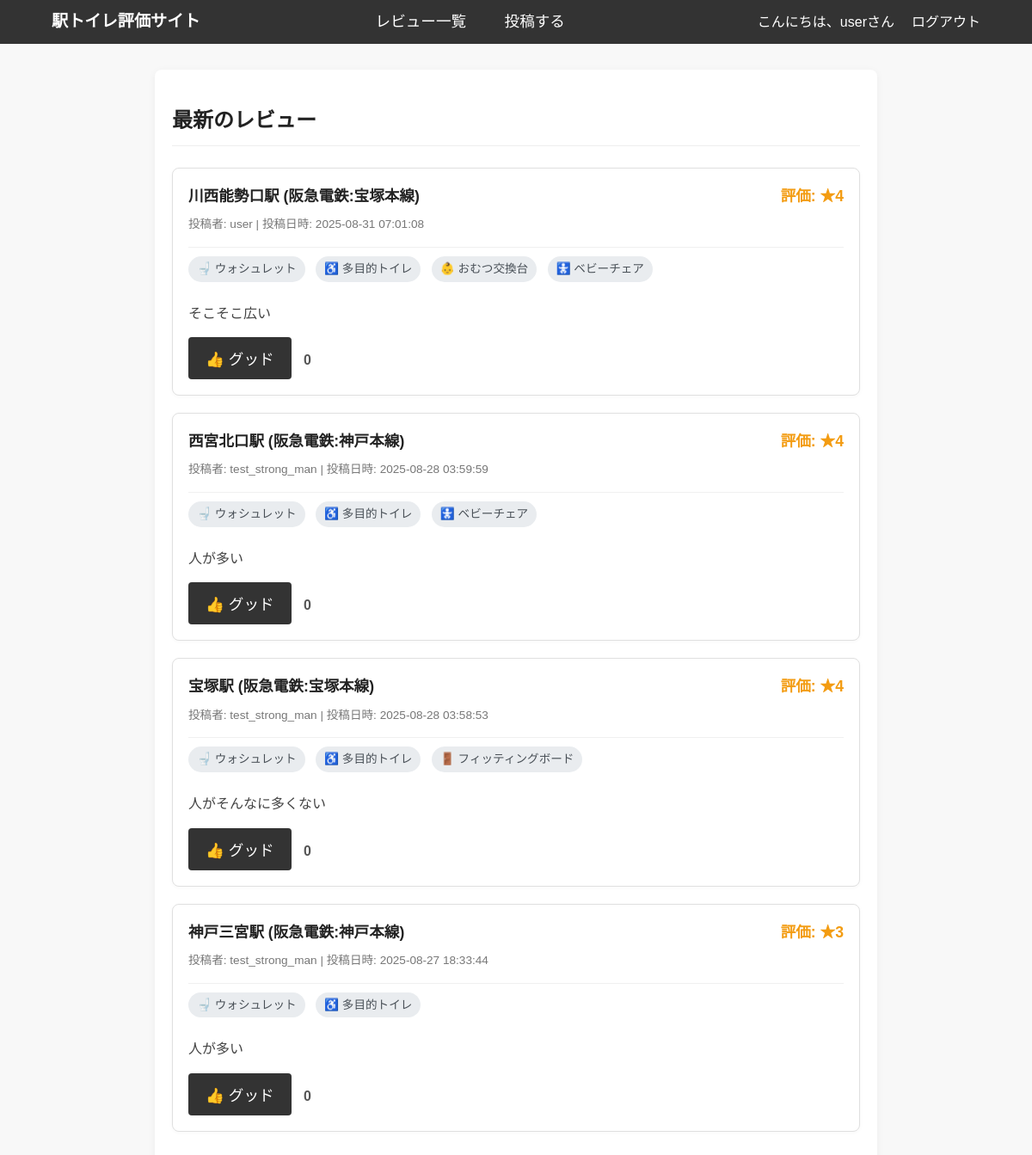
The app's page /reviews.php (signed in) with its own data.
### tables this page shows
CREATE TABLE `reviews` (
  `id` int(11) NOT NULL,
  `user_id` int(11) NOT NULL,
  `station_id` int(11) NOT NULL,
  `rating` tinyint(1) NOT NULL,
  `comment` text NOT NULL,
  `has_washlet` tinyint(1) NOT NULL DEFAULT '0',
  `has_multipurpose` tinyint(1) NOT NULL DEFAULT '0',
  `has_diaper_stand` tinyint(1) NOT NULL DEFAULT '0',
  `has_changing_board` tinyint(1) NOT NULL DEFAULT '0',
  `has_baby_chair` tinyint(1) NOT NULL DEFAULT '0',
  `created_at` timestamp NOT NULL DEFAULT CURRENT_TIMESTAMP
);

CREATE TABLE `stations` (
  `id` int(11) NOT NULL,
  `name` varchar(100) NOT NULL,
  `line_id` int(11) NOT NULL
);

CREATE TABLE `companies` (
  `id` int(11) NOT NULL,
  `name` varchar(100) NOT NULL
);

CREATE TABLE `lines` (
  `id` int(11) NOT NULL,
  `company_id` int(11) NOT NULL,
  `name` varchar(100) NOT NULL
);

CREATE TABLE `users` (
  `id` int(11) NOT NULL,
  `username` varchar(50) NOT NULL,
  `password` varchar(255) NOT NULL,
  `created_at` timestamp NOT NULL DEFAULT CURRENT_TIMESTAMP
);

### reviews.php (the view, shortened to what this page needs)
<?php
require_once 'db_connect.php';
$current_user_id = $_SESSION['user_id'] ?? 0;
$sql = 'SELECT
            r.*,
            u.username,
            s.name AS station_name,
            l.name AS line_name,
            c.name AS company_name,
            (SELECT COUNT(*) FROM likes WHERE review_id = r.id) AS like_count,
            (SELECT COUNT(*) FROM likes WHERE review_id = r.id AND user_id = :user_id) AS user_liked
        FROM
            reviews AS r
        LEFT JOIN
            users AS u ON r.user_id = u.id
        LEFT JOIN
            stations AS s ON r.station_id = s.id
        LEFT JOIN
            `lines` AS l ON s.line_id = l.id
        LEFT JOIN
            companies AS c ON l.company_id = c.id
        ORDER BY
            r.created_at DESC';
$stmt = $pdo->prepare($sql);
$stmt->bindValue(':user_id', $current_user_id, PDO::PARAM_INT);
$stmt->execute();
$reviews = $stmt->fetchAll(PDO::FETCH_ASSOC);
?>
<!DOCTYPE html>
<html lang="ja">
<head>
    <link rel="stylesheet" href="style.css">
</head>
<body>
    <?php include 'header.php';  ?>
    <div class="container">
        <h2>最新のレビュー</h2>
        <?php if ($reviews): ?>
            <?php foreach ($reviews as $review): ?>
                <div class="review-card">
                    <div class="review-header">
                        <?php echo htmlspecialchars($review['station_name'] ?? '不明な駅', ENT_QUOTES, 'UTF-8'); ?>駅 (<?php echo htmlspecialchars($review['company_name'] ?? '不明', ENT_QUOTES, 'UTF-8'); ?>:<?php echo htmlspecialchars($review['line_name'] ?? '不明', ENT_QUOTES, 'UTF-8'); ?>)
                        <span style="float: right; color: #f39c12; font-weight: bold;">評価: ★<?php echo $review['rating']; ?></span>
                    </div>
                    <div class="review-meta">
                        投稿者: <?php echo htmlspecialchars($review['username'] ?? '不明なユーザー', ENT_QUOTES, 'UTF-8'); ?> | 投稿日時: <?php echo $review['created_at']; ?>
                    </div>
                    <div class="review-equipment">
                        <?php if ($review['has_washlet']): ?>
                            <span class="equipment-tag">🚽 ウォシュレット</span>
                        <?php endif; ?>
                        <?php if ($review['has_multipurpose']): ?>
                            <span class="equipment-tag">♿️ 多目的トイレ</span>
                        <?php endif; ?>
                        <?php if ($review['has_diaper_stand']): ?>
                            <span class="equipment-tag">👶 おむつ交換台</span>
                        <?php endif; ?>
                        <?php if ($review['has_changing_board']): ?>
                            <span class="equipment-tag">🚪 フィッティングボード</span>
                        <?php endif; ?>
                        <?php if ($review['has_baby_chair']): ?>
                            <span class="equipment-tag">🚼 ベビーチェア</span>
                        <?php endif; ?>
                    </div>
                    <p class="review-comment"><?php echo nl2br(htmlspecialchars($review['comment'], ENT_QUOTES, 'UTF-8')); ?></p>
                    <div class="review-actions">
                        <form action="like_action.php" method="POST" style="display: inline;">
                            <button type="submit" class="like-button <?php echo $review['user_liked'] ? 'liked' : ''; ?>">
                                👍 グッド
                            </button>
                        </form>
                        <span class="like-count"><?php echo $review['like_count']; ?></span>
                    </div>
                </div>
            <?php endforeach; ?>
        <?php else: ?>
            <p>まだレビューはありません。</p>
        <?php endif; ?>
    </div>
</body>
</html>

### style.css (style rules this page uses)
body { font-family: 'Noto Sans JP', sans-serif; margin: 0; padding: 0; background-color: #f8f8f8; color: #333; line-height: 1.6; }
.container { max-width: 800px; margin: 30px auto; padding: 20px; background-color: #fff; box-shadow: 0 2px 10px rgba(0, 0, 0, 0.05); border-radius: 8px; }
h1, h2 { color: #222; border-bottom: 1px solid #eee; padding-bottom: 10px; margin-bottom: 25px; }
button[type="submit"] { background-color: #333; color: #fff; padding: 12px 20px; border: none; border-radius: 4px; cursor: pointer; font-size: 1.1em; transition: background-color 0.3s ease; }
.review-card { border: 1px solid #e0e0e0; padding: 18px; margin-bottom: 20px; border-radius: 8px; background-color: #fff; box-shadow: 0 1px 5px rgba(0, 0, 0, 0.03); }
.review-header { font-weight: bold; margin-bottom: 8px; font-size: 1.1em; color: #222; }
.review-header span { float: right; color: #f39c12; }
.review-meta { font-size: 0.85em; color: #777; margin-bottom: 12px; }
.review-comment { margin-bottom: 0; color: #444; }
.review-equipment { margin-top: 15px; padding-top: 10px; border-top: 1px solid #f0f0f0; }
.equipment-tag { display: inline-block; background-color: #e9ecef; color: #495057; padding: 4px 10px; border-radius: 15px; margin-right: 8px; margin-bottom: 8px; font-size: 0.85em; }
.review-actions { margin-top: 15px; }
.like-button { background-color: #f0f0f0; border: 1px solid #ccc; padding: 5px 10px; border-radius: 20px; cursor: pointer; transition: all 0.2s ease; }
.like-count { margin-left: 10px; font-weight: bold; color: #555; }

### records on screen
reviews: station.name "川西能勢口", companies.name "阪急電鉄", lines.name "宝塚本線", rating "4", user.username "user", created_at "2025-08-31 07:01:08", has_washlet "🚽 ウォシュレット", has_multipurpose "♿️ 多目的トイレ", has_diaper_stand "👶 おむつ交換台", has_baby_chair "🚼 ベビーチェア", comment "そこそこ広い", like_count "0"
reviews: station.name "西宮北口", companies.name "阪急電鉄", lines.name "神戸本線", rating "4", user.username "test_strong_man", created_at "2025-08-28 03:59:59", has_washlet "🚽 ウォシュレット", has_multipurpose "♿️ 多目的トイレ", has_baby_chair "🚼 ベビーチェア", comment "人が多い", like_count "0"
reviews: station.name "宝塚", companies.name "阪急電鉄", lines.name "宝塚本線", rating "4", user.username "test_strong_man", created_at "2025-08-28 03:58:53", has_washlet "🚽 ウォシュレット", has_multipurpose "♿️ 多目的トイレ", has_changing_board "🚪 フィッティングボード", comment "人がそんなに多くない", like_count "0"
reviews: station.name "神戸三宮", companies.name "阪急電鉄", lines.name "神戸本線", rating "3", user.username "test_strong_man", created_at "2025-08-27 18:33:44", has_washlet "🚽 ウォシュレット", has_multipurpose "♿️ 多目的トイレ", comment "人が多い", like_count "0"

### other values on screen
$_SESSION['username'] "user"
